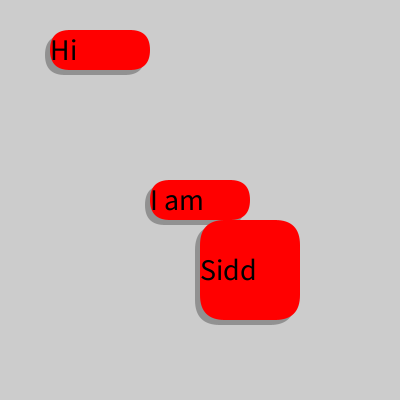
Frame 1 (no input)
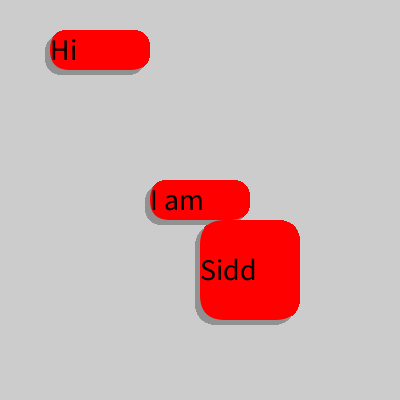
Frame 60 (the mouse pressed at the canvas centre just before this capture)
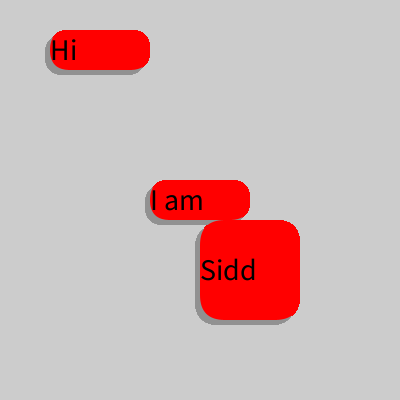
Frame 120 (the mouse held since frame 60 and released just before this capture)

The Processing sketch that drew these frames (run headless with seeded random() and noise(); from frame 60 on, the mouse is pressed at the canvas centre):

// Processing sketch: buttonstarter
// ── buttonstarter.pde
//Siddhant Devaru
//Computer Programming 1
//Period 4B







void setup() {
  size(400,400);
}



void draw() {
  button("I am",200,200,100,40);
  button("Hi",100,50,100,40);
  button("Sidd",250,270, 100,100);
}



void button(String bText,int a, int b, int w, int h) {
  noStroke();
  rectMode(CENTER);
  fill(145);
  rect(a-5,b+5,w,h,25,25,25,25);
  fill(255,0,0);
  rect(a,b,w,h,25,25,25,25);
  fill(0);
  textSize(30);
  text(bText, a-50,b+10);
  
}
